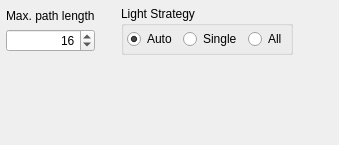
                    <widget class="QWidget" name="siPathCfg">
                     <layout class="QGridLayout" name="gridLayout_7">
                      <property name="margin">
                       <number>6</number>
                      </property>
                      <item row="0" column="2">
                       <widget class="QGroupBox" name="gbLightStrategy_2">
                        <property name="sizePolicy">
                         <sizepolicy hsizetype="Preferred" vsizetype="Preferred">
                          <horstretch>0</horstretch>
                          <verstretch>0</verstretch>
                         </sizepolicy>
                        </property>
                        <property name="minimumSize">
                         <size>
                          <width>0</width>
                          <height>0</height>
                         </size>
                        </property>
                        <property name="maximumSize">
                         <size>
                          <width>16777215</width>
                          <height>16777215</height>
                         </size>
                        </property>
                        <property name="title">
                         <string>Light Strategy</string>
                        </property>
                        <property name="flat">
                         <bool>false</bool>
                        </property>
                        <layout class="QHBoxLayout" name="horizontalLayout_3">
                         <property name="margin">
                          <number>3</number>
                         </property>
                         <item>
                          <widget class="QRadioButton" name="pathAuto">
                           <property name="text">
                            <string>Auto</string>
                           </property>
                           <property name="checked">
                            <bool>true</bool>
                           </property>
                          </widget>
                         </item>
                         <item>
                          <widget class="QRadioButton" name="pathSingle">
                           <property name="text">
                            <string>Single</string>
                           </property>
                          </widget>
                         </item>
                         <item>
                          <widget class="QRadioButton" name="pathAll">
                           <property name="text">
                            <string>All</string>
                           </property>
                          </widget>
                         </item>
                        </layout>
                       </widget>
                      </item>
                      <item row="1" column="1">
                       <spacer name="verticalSpacer_6">
                        <property name="orientation">
                         <enum>Qt::Vertical</enum>
                        </property>
                        <property name="sizeHint" stdset="0">
                         <size>
                          <width>20</width>
                          <height>84</height>
                         </size>
                        </property>
                       </spacer>
                      </item>
                      <item row="0" column="0">
                       <widget class="QFrame" name="frmpl">
                        <property name="sizePolicy">
                         <sizepolicy hsizetype="Fixed" vsizetype="Fixed">
                          <horstretch>0</horstretch>
                          <verstretch>0</verstretch>
                         </sizepolicy>
                        </property>
                        <layout class="QVBoxLayout" name="verticalLayout_19">
                         <property name="margin">
                          <number>0</number>
                         </property>
                         <item>
                          <widget class="QLabel" name="lblCameraPasses_8">
                           <property name="sizePolicy">
                            <sizepolicy hsizetype="Maximum" vsizetype="Preferred">
                             <horstretch>0</horstretch>
                             <verstretch>0</verstretch>
                            </sizepolicy>
                           </property>
                           <property name="maximumSize">
                            <size>
                             <width>150</width>
                             <height>16777215</height>
                            </size>
                           </property>
                           <property name="text">
                            <string>Max. path length</string>
                           </property>
                          </widget>
                         </item>
                         <item>
                          <widget class="QSpinBox" name="maxPathLength">
                           <property name="alignment">
                            <set>Qt::AlignRight|Qt::AlignTrailing|Qt::AlignVCenter</set>
                           </property>
                           <property name="buttonSymbols">
                            <enum>QAbstractSpinBox::UpDownArrows</enum>
                           </property>
                           <property name="accelerated">
                            <bool>false</bool>
                           </property>
                           <property name="minimum">
                            <number>8</number>
                           </property>
                           <property name="maximum">
                            <number>64</number>
                           </property>
                           <property name="value">
                            <number>16</number>
                           </property>
                          </widget>
                         </item>
                        </layout>
                       </widget>
                      </item>
                      <item row="0" column="3">
                       <spacer name="horizontalSpacer_9">
                        <property name="orientation">
                         <enum>Qt::Horizontal</enum>
                        </property>
                        <property name="sizeHint" stdset="0">
                         <size>
                          <width>40</width>
                          <height>20</height>
                         </size>
                        </property>
                       </spacer>
                      </item>
                     </layout>
                    </widget>
